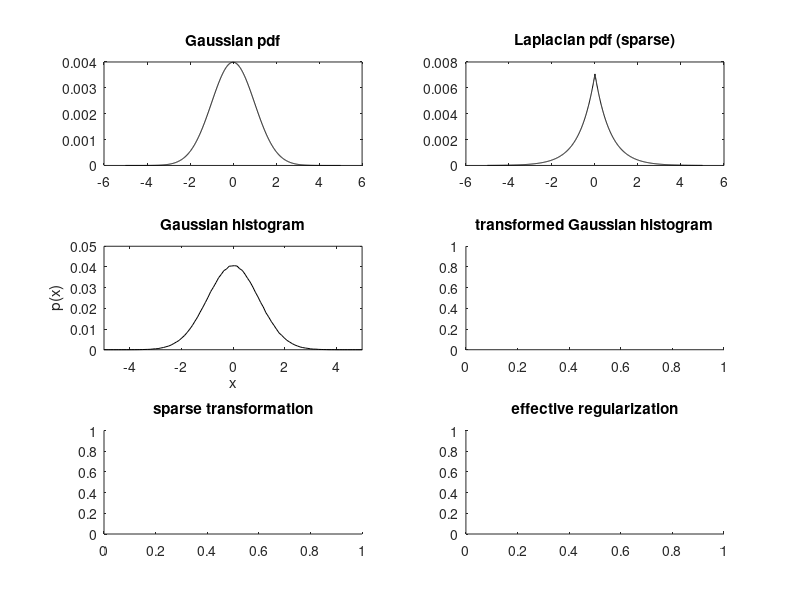

Write MATLAB code to recreate this figure. (Note: this script raises an error after producing the figure.)
% demonstrates how to implement sparse priors with VBA
% The trick is to use a continuous transform of GLM parameters, such that
% Gaussian priors are mapped onto fat-tailed distributions. More precisely,
% the "sparsify transformation" is a signed quadratic mapping (see
% sparseTransform.m). Under this transform, the priors become close to a
% Lapacian density, and the parameter VB-estimate should mimick a L1-norm
% (i.e. "lasso") estimator.
% Note: using such "sparse transformation" makes the native GLM model
% non-linear, which implies potential local minima.

% function demo_sparsePriors

close all
clear all


% 0- look at the qualitative properties of the "sparse" transformation 
mu = 0;
v = 1;
hf = figure('color',[1 1 1]);
gx = -5:1e-2:5;
pg = exp(-0.5*(gx-mu).^2/v);
pg = pg./sum(pg);
ps = exp(-abs(gx-mu)/(sqrt(v/2)));
ps = ps./sum(ps);
ha = subplot(3,2,1,'parent',hf);
plot(ha,gx,pg,'k')
title(ha,'Gaussian pdf')
ha = subplot(3,2,2,'parent',hf);
plot(ha,gx,ps,'k')
title(ha,'Laplacian pdf (sparse)')

N = 1e6;
X = mu + sqrt(v)*randn(N,1);
[n,x] = hist(X,1e2);
n = n./sum(n);
ha = subplot(3,2,3,'parent',hf);
plot(ha,x,n,'k')
set(ha,'xlim',[min(gx),max(gx)])
title(ha,'Gaussian histogram')
xlabel(ha,'x')
ylabel(ha,'p(x)')
ha = subplot(3,2,4,'parent',hf,'nextplot','add');
title(ha,'transformed Gaussian histogram')
ha2 = subplot(3,2,5,'parent',hf,'nextplot','add');
title(ha2,'sparse transformation')
ha3 = subplot(3,2,6,'parent',hf,'nextplot','add');
title(ha3,'effective regularization')
gp = [1e-1,0.25,1,10];
str = cell(length(gp),1);
col = 'brgm';
for i=1:length(gp)
    SX = sparseTransform(X,gp(i));
%     SX = normalize(SX);
    [n,x] = hist(SX,1e2);
    n = n./sum(n);
    plot(ha,x,n,col(i))
    str{i} = ['P=',num2str(gp(i))];
    sgx = sparseTransform(gx,gp(i));
    plot(ha2,gx,sgx,col(i))
    plot(ha3,x,-log(n),col(i))
end
set(ha,'xlim',[min(gx),max(gx)])
legend(ha,str)
legend(ha2,str)
xlabel(ha,'s(x)')
ylabel(ha,'p(s(x))')
xlabel(ha2,'x')
ylabel(ha2,'s(x)')
subgx = gx(1:1e2:end);
plot(ha2,subgx(subgx>=0),subgx(subgx>=0).^2,'k.')
plot(ha2,subgx(subgx<=0),-subgx(subgx<=0).^2,'k.')
plot(ha3,subgx(subgx>=0).^2,subgx(subgx>=0).^2,'k.')
plot(ha3,-subgx(subgx<=0).^2,subgx(subgx<=0).^2,'k.')

getSubplots

% 1- simulate "sparse" GLM and invert
p = 32;
n = 64;
sigma = 1;
A = randn(p,n);
phi1 = sparseTransform(X(randperm(n)),1);
y1 = A*phi1 + sqrt(sigma.^-1)*randn(p,1);

dims.n = 0;
dims.n_theta = 0;
dims.n_phi = n;
options.inG.X = A;
options.inG.sparseP = 1;
% options.priors.muPhi = 1e-2*ones(n,1);
options.checkGrads = 0;
[posterior,out] = VBA_NLStateSpaceModel(y1,[],[],@g_GLMsparse,dims,options);
set(gcf,'tag','dummy','name','"sparse" sim, "sparse" priors')
hf = figure('color',[1 1 1],'name','estimation accuracy');
ha = subplot(2,3,1,'parent',hf,'nextplot','add');
plot(ha,phi1,sparseTransform(posterior.muPhi,1),'k.')
tmp = corrcoef(phi1,sparseTransform(posterior.muPhi,1));
r = tmp(2,1);
plot(ha,[min(phi1),max(phi1)],[min(phi1),max(phi1)],'r')
title(ha,['sparse sim, sparse priors, F=',num2str(out.F),' ,r=',num2str(r)])
xlabel(ha,'simulated')
ylabel(ha,'estimated')

[posterior2,out2] = VBA_NLStateSpaceModel(y1,[],[],@g_GLM,dims,options);
set(gcf,'tag','dummy','name','"sparse" sim, Gaussian priors')
ha = subplot(2,3,2,'parent',hf,'nextplot','add');
plot(ha,phi1,posterior2.muPhi,'k.')
tmp = corrcoef(phi1,posterior2.muPhi);
r = tmp(2,1);
plot(ha,[min(phi1),max(phi1)],[min(phi1),max(phi1)],'r')
title(ha,['sparse sim, Gaussian priors, F=',num2str(out2.F),' ,r=',num2str(r)])
xlabel(ha,'simulated')
ylabel(ha,'estimated')

% dims.n_phi = dims.n_phi + 1;
% options.checkGrads = 0;
% [posterior2,out2] = VBA_NLStateSpaceModel(y1,[],[],@g_GLMsparse2,dims,options);
% set(gcf,'tag','dummy','name','"sparse" sim, Gaussian priors')
% ha = subplot(2,3,3,'parent',hf,'nextplot','add');
% plot(ha,phi1,posterior2.muPhi(1:end-1),'k.')
% tmp = corrcoef(phi1,posterior2.muPhi(1:end-1));
% r = tmp(2,1);
% plot(ha,[min(phi1),max(phi1)],[min(phi1),max(phi1)],'r')
% title(ha,['sparse sim, adaptive priors, F=',num2str(out2.F),' ,r=',num2str(r)])
% xlabel(ha,'simulated')
% ylabel(ha,'estimated')

phi_pi = pinv(A'*A)*A'*y1;
ha = subplot(2,3,3,'parent',hf,'nextplot','add');
plot(ha,phi1,phi_pi,'k.')
tmp = corrcoef(phi1,phi_pi);
r = tmp(2,1);
plot(ha,[min(phi1),max(phi1)],[min(phi1),max(phi1)],'r')
title(ha,['sparse sim, pseudo-inverse',' ,r=',num2str(r)])
xlabel(ha,'simulated')
ylabel(ha,'estimated')


% 2- simulate Gaussian GLM and invert
phi2 = X(randperm(n));
y2 = A*phi2 + sqrt(sigma.^-1)*randn(p,1);

[posterior,out] = VBA_NLStateSpaceModel(y2,[],[],@g_GLMsparse,dims,options);
set(gcf,'tag','dummy','name','Gaussian sim, "sparse" priors')
ha = subplot(2,3,4,'parent',hf,'nextplot','add');
plot(ha,phi2,sparseTransform(posterior.muPhi,1),'k.')
tmp = corrcoef(phi2,sparseTransform(posterior.muPhi,1));
r = tmp(2,1);
plot(ha,[min(phi2),max(phi2)],[min(phi2),max(phi2)],'r')
title(ha,['Gaussian sim, sparse priors, F=',num2str(out.F),' ,r=',num2str(r)])
xlabel(ha,'simulated')
ylabel(ha,'estimated')

[posterior2,out2] = VBA_NLStateSpaceModel(y2,[],[],@g_GLM,dims,options);
set(gcf,'tag','dummy','name','Gaussian sim, Gaussian priors')
ha = subplot(2,3,5,'parent',hf,'nextplot','add');
plot(ha,phi2,posterior2.muPhi,'k.')
tmp = corrcoef(phi2,posterior2.muPhi);
r = tmp(2,1);
plot(ha,[min(phi2),max(phi2)],[min(phi2),max(phi2)],'r')
title(ha,['Gaussian sim, Gaussian priors, F=',num2str(out2.F),' ,r=',num2str(r)])
xlabel(ha,'simulated')
ylabel(ha,'estimated')

phi_pi = pinv(A'*A)*A'*y2;
ha = subplot(2,3,6,'parent',hf,'nextplot','add');
plot(ha,phi2,phi_pi,'k.')
tmp = corrcoef(phi2,phi_pi);
r = tmp(2,1);
plot(ha,[min(phi2),max(phi2)],[min(phi2),max(phi2)],'r')
title(ha,['Gaussian sim, pseudo-inverse',' ,r=',num2str(r)])
xlabel(ha,'simulated')
ylabel(ha,'estimated')






